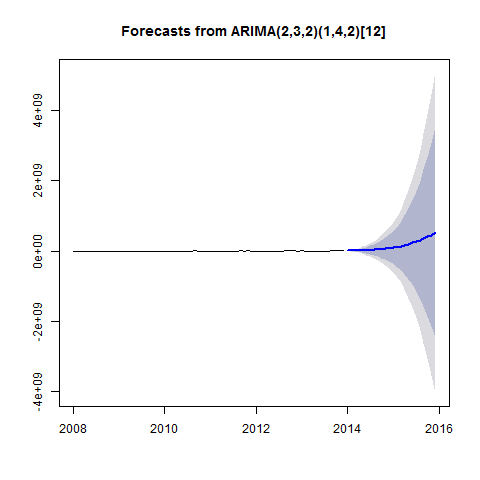

The R source for this figure:
#Creates Model_Seasonal_ARIMA_5 plot

png("Plots/Model_Seasonal_ARIMA_5_plot.png")
plot(forecast(Model_Seasonal_ARIMA_5))
dev.off()